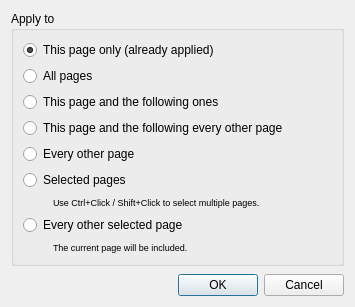
<?xml version="1.0" encoding="UTF-8"?>
<ui version="4.0">
 <class>deskew::ApplyDialog</class>
 <widget class="QDialog" name="deskew::ApplyDialog">
  <property name="windowModality">
   <enum>Qt::WindowModal</enum>
  </property>
  <property name="geometry">
   <rect>
    <x>0</x>
    <y>0</y>
    <width>355</width>
    <height>307</height>
   </rect>
  </property>
  <layout class="QVBoxLayout" name="verticalLayout_3">
   <item>
    <widget class="QGroupBox" name="groupBox_2">
     <property name="title">
      <string>Apply to</string>
     </property>
     <layout class="QVBoxLayout" name="verticalLayout_2">
      <item>
       <widget class="QRadioButton" name="thisPageRB">
        <property name="text">
         <string>This page only (already applied)</string>
        </property>
        <property name="checked">
         <bool>true</bool>
        </property>
       </widget>
      </item>
      <item>
       <widget class="QRadioButton" name="allPagesRB">
        <property name="text">
         <string>All pages</string>
        </property>
       </widget>
      </item>
      <item>
       <widget class="QRadioButton" name="thisPageAndFollowersRB">
        <property name="text">
         <string>This page and the following ones</string>
        </property>
       </widget>
      </item>
      <item>
       <widget class="QRadioButton" name="thisEveryOtherRB">
        <property name="text">
         <string extracomment="All odd or even pages, depending on the current page being odd or even.">This page and the following every other page</string>
        </property>
       </widget>
      </item>
      <item>
       <widget class="QRadioButton" name="everyOtherRB">
        <property name="text">
         <string extracomment="All odd or even pages, depending on the current page being odd or even.">Every other page</string>
        </property>
       </widget>
      </item>
      <item>
       <widget class="QRadioButton" name="selectedPagesRB">
        <property name="text">
         <string>Selected pages</string>
        </property>
       </widget>
      </item>
      <item>
       <layout class="QHBoxLayout" name="horizontalLayout_2">
        <item>
         <spacer name="horizontalSpacer_7">
          <property name="orientation">
           <enum>Qt::Horizontal</enum>
          </property>
          <property name="sizeType">
           <enum>QSizePolicy::Fixed</enum>
          </property>
          <property name="sizeHint" stdset="0">
           <size>
            <width>30</width>
            <height>13</height>
           </size>
          </property>
         </spacer>
        </item>
        <item>
         <widget class="QLabel" name="selectedPagesHint">
          <property name="font">
           <font>
            <pointsize>7</pointsize>
           </font>
          </property>
          <property name="text">
           <string>Use Ctrl+Click / Shift+Click to select multiple pages.</string>
          </property>
         </widget>
        </item>
       </layout>
      </item>
      <item>
       <widget class="QRadioButton" name="everyOtherSelectedRB">
        <property name="text">
         <string>Every other selected page</string>
        </property>
       </widget>
      </item>
      <item>
       <layout class="QHBoxLayout" name="horizontalLayout">
        <item>
         <spacer name="horizontalSpacer_6">
          <property name="orientation">
           <enum>Qt::Horizontal</enum>
          </property>
          <property name="sizeType">
           <enum>QSizePolicy::Fixed</enum>
          </property>
          <property name="sizeHint" stdset="0">
           <size>
            <width>30</width>
            <height>13</height>
           </size>
          </property>
         </spacer>
        </item>
        <item>
         <widget class="QLabel" name="everyOtherSelectedHint">
          <property name="font">
           <font>
            <pointsize>7</pointsize>
           </font>
          </property>
          <property name="text">
           <string>The current page will be included.</string>
          </property>
         </widget>
        </item>
       </layout>
      </item>
     </layout>
    </widget>
   </item>
   <item>
    <spacer name="verticalSpacer">
     <property name="orientation">
      <enum>Qt::Vertical</enum>
     </property>
     <property name="sizeHint" stdset="0">
      <size>
       <width>20</width>
       <height>0</height>
      </size>
     </property>
    </spacer>
   </item>
   <item>
    <widget class="QDialogButtonBox" name="buttonBox">
     <property name="orientation">
      <enum>Qt::Horizontal</enum>
     </property>
     <property name="standardButtons">
      <set>QDialogButtonBox::Cancel|QDialogButtonBox::Ok</set>
     </property>
    </widget>
   </item>
  </layout>
 </widget>
 <resources/>
 <connections>
  <connection>
   <sender>buttonBox</sender>
   <signal>rejected()</signal>
   <receiver>deskew::ApplyDialog</receiver>
   <slot>reject()</slot>
   <hints>
    <hint type="sourcelabel">
     <x>316</x>
     <y>260</y>
    </hint>
    <hint type="destinationlabel">
     <x>286</x>
     <y>274</y>
    </hint>
   </hints>
  </connection>
 </connections>
</ui>
